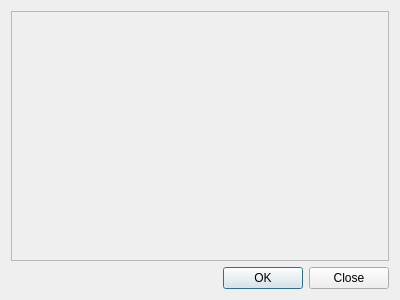
<?xml version="1.0" encoding="UTF-8"?>
<ui version="4.0">
 <class>AWAbstractPairConfig</class>
 <widget class="QDialog" name="AWAbstractPairConfig">
  <property name="geometry">
   <rect>
    <x>0</x>
    <y>0</y>
    <width>400</width>
    <height>300</height>
   </rect>
  </property>
  <layout class="QVBoxLayout" name="verticalLayout_2">
   <item>
    <widget class="QScrollArea" name="scrollArea">
     <property name="widgetResizable">
      <bool>true</bool>
     </property>
     <widget class="QWidget" name="scrollAreaWidgetContents">
      <property name="geometry">
       <rect>
        <x>0</x>
        <y>0</y>
        <width>384</width>
        <height>249</height>
       </rect>
      </property>
      <layout class="QVBoxLayout" name="verticalLayout">
       <item>
        <spacer name="verticalSpacer">
         <property name="orientation">
          <enum>Qt::Vertical</enum>
         </property>
         <property name="sizeHint" stdset="0">
          <size>
           <width>20</width>
           <height>40</height>
          </size>
         </property>
        </spacer>
       </item>
      </layout>
     </widget>
    </widget>
   </item>
   <item>
    <widget class="QDialogButtonBox" name="buttonBox">
     <property name="orientation">
      <enum>Qt::Horizontal</enum>
     </property>
     <property name="standardButtons">
      <set>QDialogButtonBox::Close|QDialogButtonBox::Ok</set>
     </property>
    </widget>
   </item>
  </layout>
 </widget>
 <resources/>
 <connections>
  <connection>
   <sender>buttonBox</sender>
   <signal>accepted()</signal>
   <receiver>AWAbstractPairConfig</receiver>
   <slot>accept()</slot>
   <hints>
    <hint type="sourcelabel">
     <x>248</x>
     <y>254</y>
    </hint>
    <hint type="destinationlabel">
     <x>157</x>
     <y>274</y>
    </hint>
   </hints>
  </connection>
  <connection>
   <sender>buttonBox</sender>
   <signal>rejected()</signal>
   <receiver>AWAbstractPairConfig</receiver>
   <slot>reject()</slot>
   <hints>
    <hint type="sourcelabel">
     <x>316</x>
     <y>260</y>
    </hint>
    <hint type="destinationlabel">
     <x>286</x>
     <y>274</y>
    </hint>
   </hints>
  </connection>
 </connections>
</ui>
